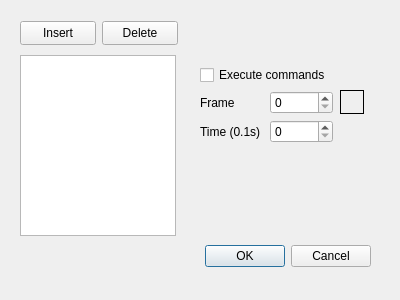
<?xml version="1.0" encoding="UTF-8"?>
<ui version="4.0">
 <class>AnimePatternDialog</class>
 <widget class="QDialog" name="AnimePatternDialog">
  <property name="geometry">
   <rect>
    <x>0</x>
    <y>0</y>
    <width>400</width>
    <height>300</height>
   </rect>
  </property>
  <property name="windowTitle">
   <string>Anime Pattern</string>
  </property>
  <widget class="QDialogButtonBox" name="buttonBox">
   <property name="geometry">
    <rect>
     <x>30</x>
     <y>240</y>
     <width>341</width>
     <height>32</height>
    </rect>
   </property>
   <property name="orientation">
    <enum>Qt::Orientation::Horizontal</enum>
   </property>
   <property name="standardButtons">
    <set>QDialogButtonBox::StandardButton::Cancel|QDialogButtonBox::StandardButton::Ok</set>
   </property>
  </widget>
  <widget class="QWidget" name="layoutWidget">
   <property name="geometry">
    <rect>
     <x>20</x>
     <y>20</y>
     <width>158</width>
     <height>26</height>
    </rect>
   </property>
   <layout class="QHBoxLayout" name="animePatLButtons">
    <item>
     <widget class="QPushButton" name="insertPatButton">
      <property name="maximumSize">
       <size>
        <width>80</width>
        <height>24</height>
       </size>
      </property>
      <property name="text">
       <string>Insert</string>
      </property>
     </widget>
    </item>
    <item>
     <widget class="QPushButton" name="deletePatButton">
      <property name="maximumSize">
       <size>
        <width>80</width>
        <height>24</height>
       </size>
      </property>
      <property name="text">
       <string>Delete</string>
      </property>
     </widget>
    </item>
   </layout>
  </widget>
  <widget class="QListWidget" name="patternsListWidget">
   <property name="geometry">
    <rect>
     <x>20</x>
     <y>55</y>
     <width>156</width>
     <height>181</height>
    </rect>
   </property>
  </widget>
  <widget class="QWidget" name="gridLayoutWidget">
   <property name="geometry">
    <rect>
     <x>200</x>
     <y>65</y>
     <width>133</width>
     <height>80</height>
    </rect>
   </property>
   <layout class="QGridLayout" name="gridLayout">
    <item row="0" column="0">
     <widget class="QCheckBox" name="execComCheckBox">
      <property name="text">
       <string>Execute commands</string>
      </property>
     </widget>
    </item>
    <item row="1" column="0">
     <layout class="QHBoxLayout" name="horizontalLayout">
      <item>
       <widget class="QLabel" name="frameLabel">
        <property name="text">
         <string>Frame</string>
        </property>
       </widget>
      </item>
      <item>
       <widget class="QSpinBox" name="frameSpinBox"/>
      </item>
     </layout>
    </item>
    <item row="2" column="0">
     <layout class="QHBoxLayout" name="horizontalLayout_2">
      <item>
       <widget class="QLabel" name="timeLabel">
        <property name="text">
         <string>Time (0.1s)</string>
        </property>
       </widget>
      </item>
      <item>
       <widget class="QSpinBox" name="timeSpinBox"/>
      </item>
     </layout>
    </item>
   </layout>
  </widget>
  <widget class="QFrame" name="previewFrame">
   <property name="geometry">
    <rect>
     <x>340</x>
     <y>90</y>
     <width>24</width>
     <height>24</height>
    </rect>
   </property>
   <property name="autoFillBackground">
    <bool>false</bool>
   </property>
   <property name="frameShape">
    <enum>QFrame::Shape::Box</enum>
   </property>
   <property name="frameShadow">
    <enum>QFrame::Shadow::Plain</enum>
   </property>
  </widget>
 </widget>
 <resources/>
 <connections>
  <connection>
   <sender>buttonBox</sender>
   <signal>accepted()</signal>
   <receiver>AnimePatternDialog</receiver>
   <slot>accept()</slot>
   <hints>
    <hint type="sourcelabel">
     <x>248</x>
     <y>254</y>
    </hint>
    <hint type="destinationlabel">
     <x>157</x>
     <y>274</y>
    </hint>
   </hints>
  </connection>
  <connection>
   <sender>buttonBox</sender>
   <signal>rejected()</signal>
   <receiver>AnimePatternDialog</receiver>
   <slot>reject()</slot>
   <hints>
    <hint type="sourcelabel">
     <x>316</x>
     <y>260</y>
    </hint>
    <hint type="destinationlabel">
     <x>286</x>
     <y>274</y>
    </hint>
   </hints>
  </connection>
 </connections>
</ui>
